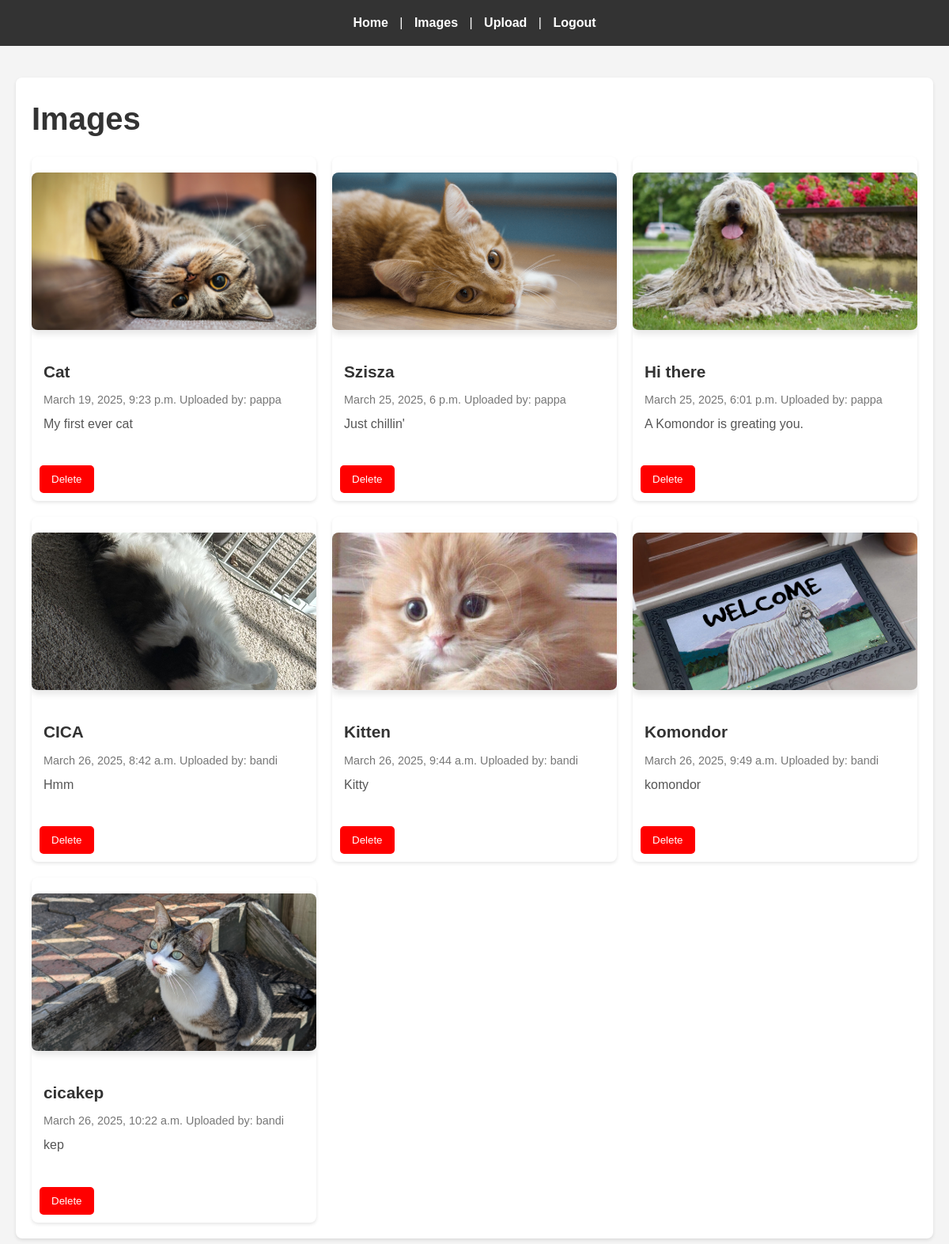
Page /images/ (signed in) on the committed database.
### images/models.py (models this page shows, shortened)
class Image(models.Model):
    title = models.CharField(max_length=48)
    body = models.TextField()
    slug = models.SlugField(max_length=48, unique=True)
    date = models.DateTimeField(auto_now_add=True)
    banner = models.ImageField(default='fallback.png', blank=True)
    author = models.ForeignKey('auth.User', on_delete=models.CASCADE, default=1)

### images/views.py (the view)
# urls.py: path('', views.images_list, name="list"),
@login_required
def images_list(request):
    images = Image.objects.all()
    return render(request,  'images/images_list.html', {'images': images})

### images/templates/images/images_list.html (shortened to what this page needs)
{% extends 'layout.html' %}
{% block content %}
    <section class="images-list">
        <h1>Images</h1>
        <div class="image-grid">
            {% for image in images %}
                <article class="image-card">
                    <div class="image-card-header">
                        <a href="{% url 'images:page' slug=image.slug %}">
                            <img
                                class="banner"
                                src="{{ image.banner.url }}"
                                alt="{{ image.title }}"
                            />
                        </a>
                    </div>
                    <div class="image-card-content">
                        <a href="{% url 'images:page' slug=image.slug %}">
                            <h2 class="image-card-title">{{ image.title }}</h2>
                            <p class="image-card-date">{{ image.date }}
                                Uploaded by: {{ image.author }}</p>
                            <p class="image-card-body">{{ image.body|truncatewords:20 }}</p>
                        </a>
                    </div>
                    <div class="image-card-footer">
                        <form method="post" action="{% url 'images:delete' slug=image.slug %}" onsubmit="return confirm('Are you sure you want to delete this image?');">
                            <button type="submit" class="delete-button">Delete</button>
                        </form>
                    </div>
                </article>
            {% endfor %}
        </div>
    </section>
{% endblock %}

### static/css/style.css (style rules this page uses)
* { margin: 0; padding: 0; box-sizing: border-box; }
body { font-family: 'Arial', sans-serif; line-height: 1.6; background-color: #f4f4f4; color: #333; }
section { background-color: #fff; padding: 20px; border-radius: 8px; box-shadow: 0 2px 4px rgba(0, 0, 0, 0.1); }
h1 { font-size: 2.5rem; margin-bottom: 1rem; color: #333; }
p { font-size: 1.1rem; margin-bottom: 1rem; color: #555; }
.banner { max-width: 100%; height: auto; display: block; margin: 20px auto; border-radius: 8px; box-shadow: 0 4px 8px rgba(0, 0, 0, 0.1); }
.images-list { padding: 20px; }
.image-grid { display: grid; grid-template-columns: repeat(auto-fit, minmax(300px, 1fr)); gap: 20px; }
.image-card { background-color: #fff; border-radius: 8px; box-shadow: 0 2px 4px rgba(0, 0, 0, 0.1); overflow: hidden; transition: transform 0.3s ease; }
.image-card a { text-decoration: none; color: inherit; display: block; }
.image-card .banner { width: 100%; height: 200px; object-fit: cover; border-bottom: 1px solid #eee; }
.image-card-header { position: relative; }
.image-card-content { padding: 15px; }
.image-card-title { font-size: 1.3rem; margin-bottom: 0.5rem; color: #333; }
.image-card-date { font-size: 0.9rem; color: #777; margin-bottom: 0.5rem; }
.image-card-body { font-size: 1rem; color: #555; line-height: 1.4; }
.image-card-footer { padding: 10px; }
.delete-button { background-color: red; color: white; padding: 10px 15px; border: none; border-radius: 5px; cursor: pointer; transition: background-color 0.3s ease; }

### rows in the picture
Image: banner (picture), title "Cat", date "March 19, 2025, 9:23 p.m.", author "pappa", body "My first ever cat"
Image: banner (picture), title "Szisza", date "March 25, 2025, 6 p.m.", author "pappa", body "Just chillin'"
Image: banner (picture), title "Hi there", date "March 25, 2025, 6:01 p.m.", author "pappa", body "A Komondor is greating you."
Image: banner (picture), title "CICA", date "March 26, 2025, 8:42 a.m.", author "bandi", body "Hmm"
Image: banner (picture), title "Kitten", date "March 26, 2025, 9:44 a.m.", author "bandi", body "Kitty"
Image: banner (picture), title "Komondor", date "March 26, 2025, 9:49 a.m.", author "bandi", body "komondor"
Image: banner (picture), title "cicakep", date "March 26, 2025, 10:22 a.m.", author "bandi", body "kep"
